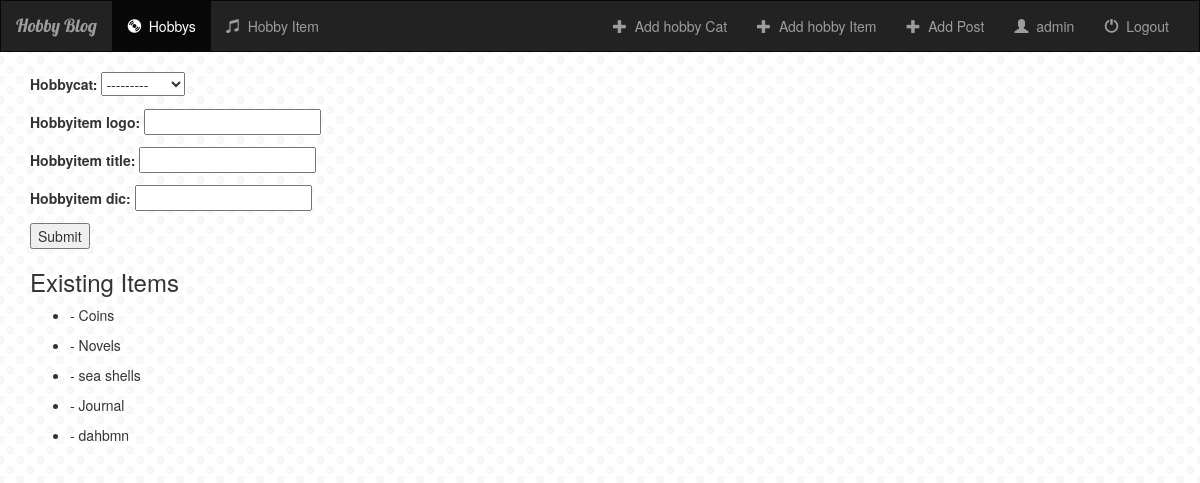
The app's page /addhobbyitem/ (signed in) with its own data.
### hobby/models.py (models this page shows, shortened)
class HobbyItem(models.Model):
    hobbycat = models.ForeignKey(HobbyCat, on_delete = models.CASCADE)
    hobbyitem_logo = models.CharField(max_length = 1000)
    hobbyitem_title = models.CharField(max_length = 250)
    hobbyitem_dic = models.CharField(max_length = 1000)

### addhobbyitem/views.py (the view, shortened to what this page needs)
class AddHobbyItemFormView(LoginRequiredMixin, TemplateView):
    login_url = 'login/'
    template_name = 'addhobbyitem/addhobbyitemform.html'
    def get(self, request):
        form = HobbyItemForm()
        hobbyitems = HobbyItem.objects.all()
        args = {'form': form, 'hobbyitems': hobbyitems}
        return render(request, self.template_name, args)

### addhobbyitem/forms.py
class HobbyItemForm(forms.ModelForm):
    class Meta:
        model = HobbyItem
        fields = ('__all__')

### hobby/models.py (called while the page is built)
    def __str__(self):
        return self.hobbycat_title

### addhobbyitem/templates/addhobbyitem/addhobbyitemform.html (shortened to what this page needs)
{% extends 'hobby/base.html' %}
{% block content %}
<div class = "container">
	<form method="post">
	    {{ form.as_p }}
	    <button type="submit">Submit</button>
	</form>
	<h3>Existing Items</h3>
	<ul>
		{% for hobbyitem in hobbyitems %}
			<li><p>{{ hobbyitem.hobbyitem_disc}} - {{ hobbyitem.hobbyitem_title}} </p></li>
		{% endfor %}
	</ul>
</div>
{% endblock %}

### hobby/templates/hobby/base.html (shortened to what this page needs)
<!doctype html>
<html lang="en">
  <head>
    {% load staticfiles %}
      <link rel="stylesheet" href="https://maxcdn.bootstrapcdn.com/bootstrap/3.3.7/css/bootstrap.min.css">
      <link rel = "stylesheet" type = "text/css" href="{% static 'hobby/style.css' %}">
  </head>
  <body>
    <nav class="navbar navbar-inverse ">
      <div class="container-fluid">
        <div class="navbar-header">
          <a class="navbar-brand" href="{% url 'hobby:hobbyindex' %}">Hobby Blog</a>
        </div>
        <div class="collapse navbar-collapse" id="topNavBar">
          {% if user.is_authenticated %}
          <ul class="nav navbar-nav">
            <li class="active">
              <a href="{% url 'hobby:hobbyindex'%}">
                <span class="glyphicon glyphicon-cd" aria-hidden="true"></span>&nbsp;
                Hobbys
              </a>
            </li>
            <li class="">
              <a href="">
                <span class="glyphicon glyphicon-music" aria-hidden="true"></span>&nbsp;
                Hobby Item
              </a>
            </li>
          </ul>
          <ul class="nav navbar-nav navbar-right">
            <li class="">
              <a href="{% url 'addhobby:addhobby'%}">
                <span class="glyphicon glyphicon-plus" aria-hidden="true"></span>&nbsp;
                Add hobby Cat
              </a>
            </li>
                <li class="">
              <a href="{% url 'addhobbyitem:addhobbyitem'%}">
                <span class="glyphicon glyphicon-plus" aria-hidden="true"></span>&nbsp;
                Add hobby Item
              </a>
            </li>
             <li class="">
              <a href="{% url 'addpost:addpost'%}">
                <span class="glyphicon glyphicon-plus" aria-hidden="true"></span>&nbsp;
                Add Post
              </a>
            </li>
            <li class="">
              <a href="">
                <span class="glyphicon glyphicon-user" aria-hidden="true"></span>&nbsp;
                {{ request.user.username }}
              </a>
            </li>
            <li class="">
              <a href="/account/logout">
                <span class="glyphicon glyphicon-off" aria-hidden="true"></span>&nbsp;
                Logout
              </a>
            </li>
          </ul>
          {% endif %}
        </div>
      </div>
    </nav>
    {% block content %}
    {% endblock %}
  </body>
</html>

### hobby/static/hobby/style.css (style rules this page uses)
body { background: white url("images/background.jpg") }
.navbar { border-radius: 0; }
.navbar-brand { font-family: 'Lobster', cursive; }

### records on screen
HobbyItem: hobbyitem_title "Coins"
HobbyItem: hobbyitem_title "Novels"
HobbyItem: hobbyitem_title "sea shells"
HobbyItem: hobbyitem_title "Journal"
HobbyItem: hobbyitem_title "dahbmn"

### other values on screen
{{ request.user.username }} "admin"
